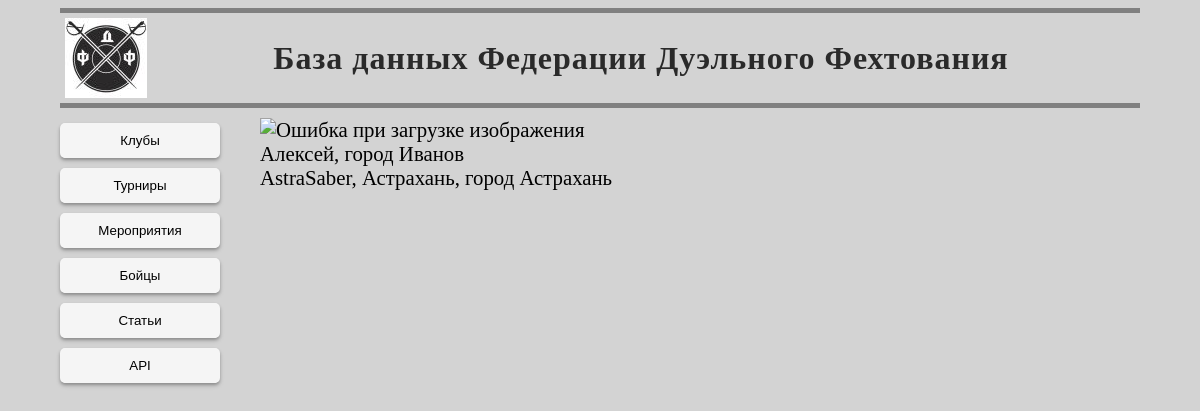
The page /fighters/2/ on the database its author committed.
### mainpage/models.py (models this page shows, shortened)
class Fighters(models.Model):
    class Meta:
        verbose_name = 'Боец'
        verbose_name_plural = 'Бойцы'
    first_name = models.CharField(max_length=30, blank=False, null=False, verbose_name='Имя')
    middle_name = models.CharField(max_length=30, blank=True, null=True, verbose_name='Отчество')
    last_name = models.CharField(max_length=30, blank=False, null=False, verbose_name='Фамилия')
    city = models.CharField(max_length=30, blank=False, null=False)
    current_club = models.ForeignKey(Clubs, on_delete=models.SET_NULL, blank=True, null=True, verbose_name='Клуб')
    date_of_birth = models.DateField(blank=True, null=True, verbose_name='Дата рождения')
    GENDER_CHOICES = [
        (GENDERS[0], 'Мужской'),
        (GENDERS[1], 'Женский'),
    ]
    gender = models.CharField(max_length=20, choices=GENDER_CHOICES)

class Clubs(models.Model):
    class Meta:
        verbose_name = 'Клуб'
        verbose_name_plural = 'Клубы'
    long_name = models.CharField(max_length=200, blank=False, null=False,)
    short_name = models.CharField(max_length=50, blank=False, null=False,)
    city = models.CharField(max_length=30, blank=False, null=False,)
    emblem = models.ImageField(upload_to='images')
    description = models.TextField(blank=True, null=True)
    def __str__(self):
        return f'{self.short_name}, {self.city}'

### fighters/views.py (the view)
# urls.py: path('<int:pk>/', views.fighter_detail),
def fighter_detail(request, pk):
    try:
        fighter = Fighters.objects.get(id=pk)
        context = {
            'result': 1,
            'fighter': fighter,
        }
    except Fighters.DoesNotExist:
        context = {
            'result': 0,
        }
    return render(request, 'fighters/fighter_details.html', context)

### templates/fighters/fighter_details.html
{% extends  'base.html' %}
{% block main %}
{% if result %}
  <div float=left>
    <img src="{{ fighter.userpic }}" alt="Ошибка при загрузке изображения" width="100%">
  </div>
  <div>
    <div>{{ fighter.first_name }}, город {{ fighter.last_name }} </div>
    <div>{{ fighter.current_club }}, город {{ fighter.city }} </div>
  </div>
  {% else %}
  <div> Такой боец в базе отсутствует </div>
{% endif %}
{% endblock %}

### static/base.css (style rules this page uses)
* { box-sizing: border-box; }
body { background-color: lightgray; max-width: 1200px; margin-left: 5vw; margin-right: 5vw; }

### rows shown on the page
Fighters: first_name "Алексей", last_name "Иванов", current_club "AstraSaber, Астрахань", city "Астрахань"
